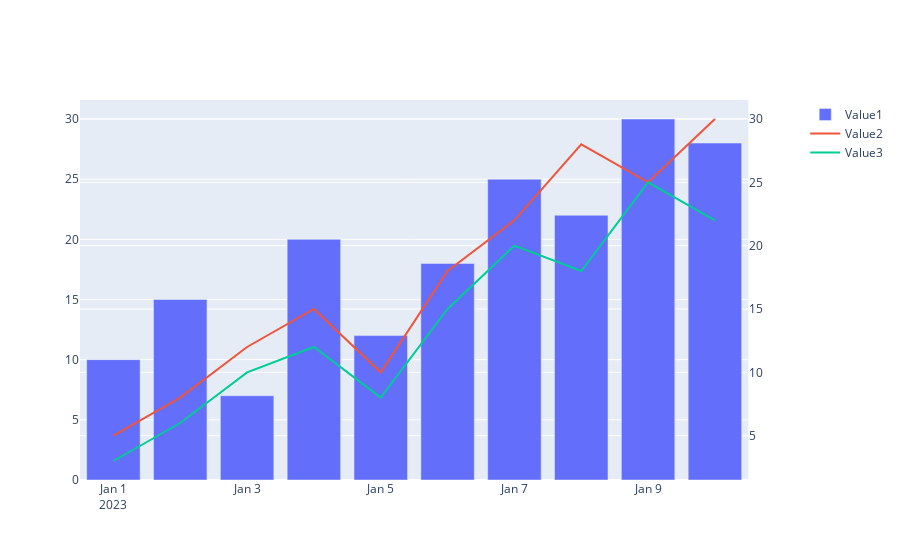

The cell this chart's notebook holds for it:
### Code cell
from plotly.subplots import make_subplots


# 创建一些示例数据
data = {
    'Timestamp': pd.date_range(start='2023-01-01', periods=10, freq='D'),
    'Value1': [10, 15, 7, 20, 12, 18, 25, 22, 30, 28],
    'Value2': [5, 8, 12, 15, 10, 18, 22, 28, 25, 30],
    'Value3': [3, 6, 10, 12, 8, 15, 20, 18, 25, 22]
}

df = pd.DataFrame(data)

# 创建子图
fig = make_subplots(rows=1, cols=1, shared_xaxes=True, vertical_spacing=0.1, specs=[[{'secondary_y': True}]])

# 添加柱状图和折线图到子图
fig.add_trace(go.Bar(x=df['Timestamp'], y=df['Value1'], name='Value1'), secondary_y=False)
fig.add_trace(go.Scatter(x=df['Timestamp'], y=df['Value2'], mode='lines', name='Value2'), secondary_y=True)
fig.add_trace(go.Scatter(x=df['Timestamp'], y=df['Value3'], mode='lines', name='Value3'), secondary_y=True)

### Figure 1 — Plotly figure (JSON) as saved in the notebook; plotly's stock layout.template omitted (floating-point values rounded to 4 significant figures)
{"data": [{"name": "Value1", "type": "bar", "x": ["2023-01-01T00:00:00", "2023-01-02T00:00:00", "2023-01-03T00:00:00", "2023-01-04T00:00:00", "2023-01-05T00:00:00", "2023-01-06T00:00:00", "2023-01-07T00:00:00", "2023-01-08T00:00:00", "2023-01-09T00:00:00", "2023-01-10T00:00:00"], "xaxis": "x", "y": [10, 15, 7, 20, 12, 18, 25, 22, 30, 28], "yaxis": "y"}, {"mode": "lines", "name": "Value2", "type": "scatter", "x": ["2023-01-01T00:00:00", "2023-01-02T00:00:00", "2023-01-03T00:00:00", "2023-01-04T00:00:00", "2023-01-05T00:00:00", "2023-01-06T00:00:00", "2023-01-07T00:00:00", "2023-01-08T00:00:00", "2023-01-09T00:00:00", "2023-01-10T00:00:00"], "xaxis": "x", "y": [5, 8, 12, 15, 10, 18, 22, 28, 25, 30], "yaxis": "y2"}, {"mode": "lines", "name": "Value3", "type": "scatter", "x": ["2023-01-01T00:00:00", "2023-01-02T00:00:00", "2023-01-03T00:00:00", "2023-01-04T00:00:00", "2023-01-05T00:00:00", "2023-01-06T00:00:00", "2023-01-07T00:00:00", "2023-01-08T00:00:00", "2023-01-09T00:00:00", "2023-01-10T00:00:00"], "xaxis": "x", "y": [3, 6, 10, 12, 8, 15, 20, 18, 25, 22], "yaxis": "y2"}], "layout": {"xaxis": {"anchor": "y", "domain": [0, 0.94]}, "yaxis": {"anchor": "x", "domain": [0, 1]}, "yaxis2": {"anchor": "x", "overlaying": "y", "side": "right"}}}
